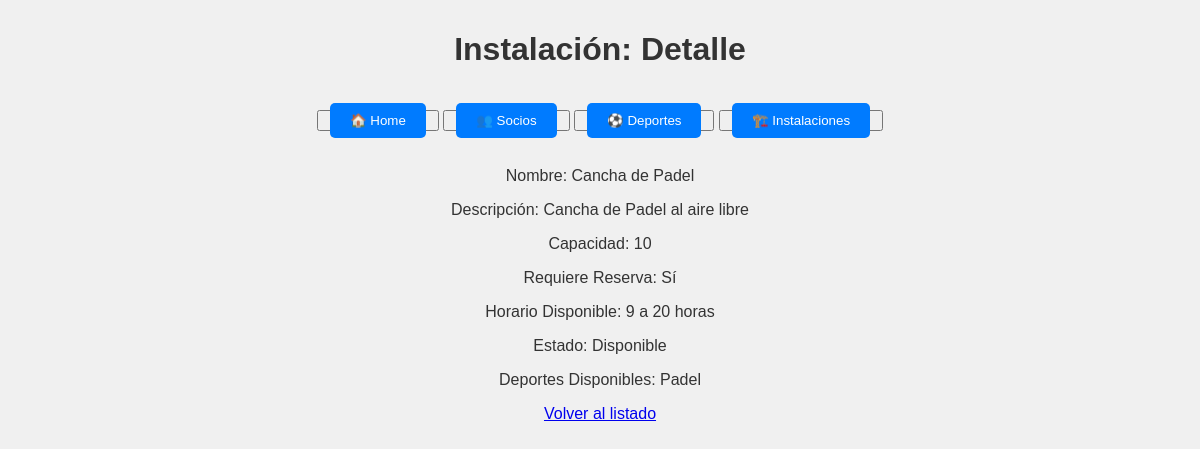
Page /instalaciones/7/ on the earlier database version.
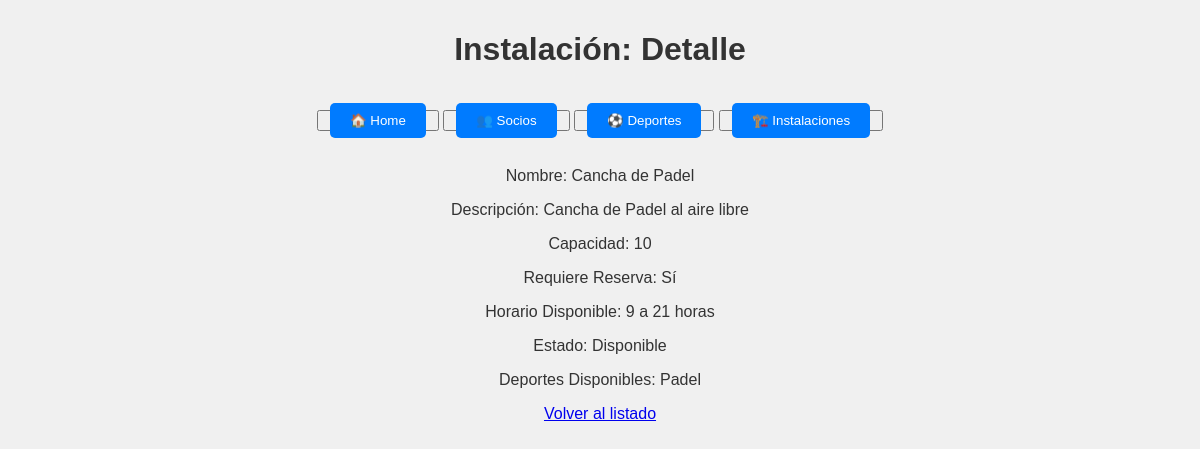
Same page on the later database version.
### club/models.py (models this page shows, shortened)
class Instalacion(models.Model):
    nombre = models.CharField(max_length=100)
    descripcion = models.TextField(blank=True, null=True)
    capacidad = models.IntegerField()
    necesita_reserva = models.BooleanField(default=False)
    horario_disponible = models.CharField(max_length=100, blank=True, null=True)
    disponible = models.BooleanField(default=True)

### club/views.py (the view)
# urls.py: path('instalaciones/<int:pk>/', InstalacionDetailView.as_view(), name='instalaciones_detail'),
class InstalacionDetailView(DetailView):
    model = Instalacion
    template_name = 'club/instalaciones_detail.html'

### templates/club/instalaciones_detail.html
{% extends 'club/base.html' %}
{% block titulo %}
    Instalación: Detalle
{% endblock titulo %}
{% block main %}
    <p>Nombre: {{ object.nombre }}</p>
    <p>Descripción: {{ object.descripcion }}</p>
    <p>Capacidad: {{ object.capacidad }}</p>
    <p>Requiere Reserva: {{ object.necesita_reserva|yesno:"Sí,No" }}</p>
    <p>Horario Disponible: {{ object.horario_disponible }}</p>
    <p>Estado: {{ object.disponible|yesno:"Disponible,No Disponible" }}</p>
    <p>Deportes Disponibles: {% for deporte in object.deportes.all %} {{ deporte.nombre }}{% if not forloop.last %}, {% endif %}{% empty %} Ningún deporte asociado {% endfor %}</p>
    <a href="{% url 'instalaciones_list' %}">Volver al listado</a>
{% endblock %}

Differences in the rows shown:
changed Instalacion "Cancha de Padel": horario_disponible "9 a 20 horas" → "9 a 21 horas"
